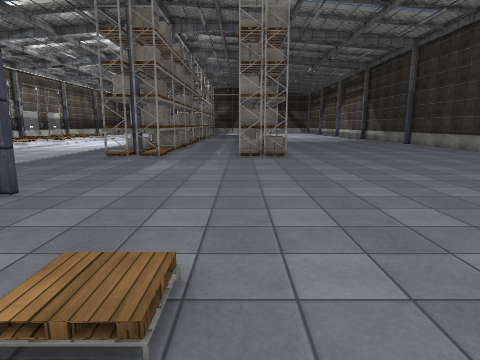
view 1 (above)

21 first-person views from a walk through a scene from a Unity 3-D project. The camera is 1.5 m above the floor, tilts 10° down and sees 75° across. The floor is counted in squares, 1 m on a side. Each view is taken from the middle of a square. On the plan, view 1 faces up. The plan holds only what a view shows up to about 15 squares ahead; the rest is blank. The place goes on beyond the plan. The player is left out. Some surface patterns are stand-ins.

view 2
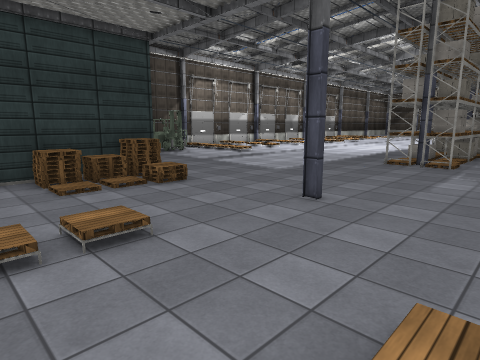

view 3
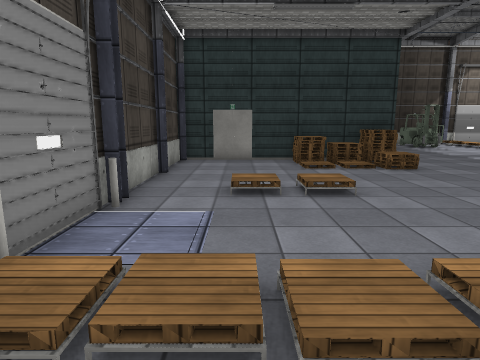

view 4
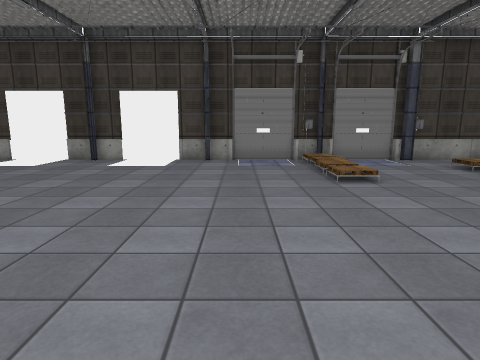

view 5
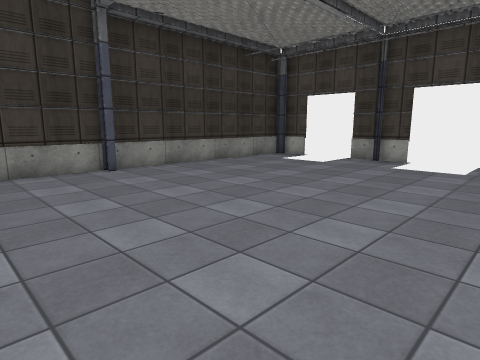

view 6
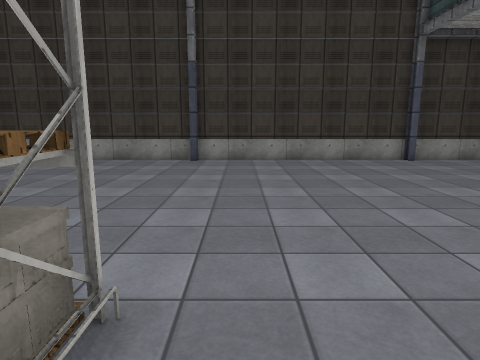

view 7
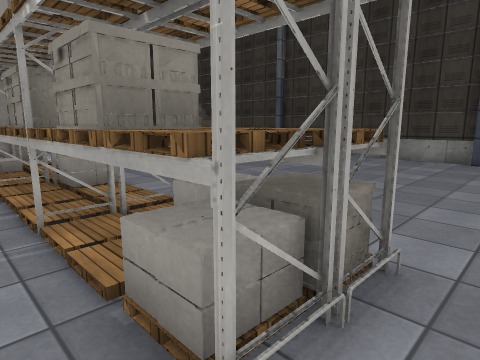

view 8
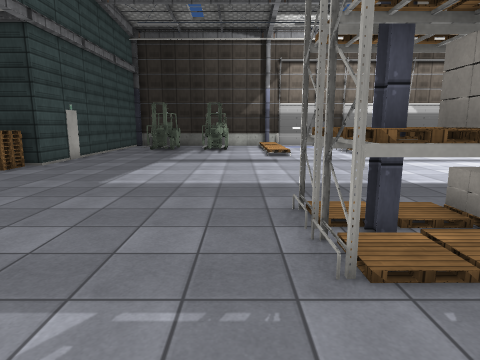

view 9
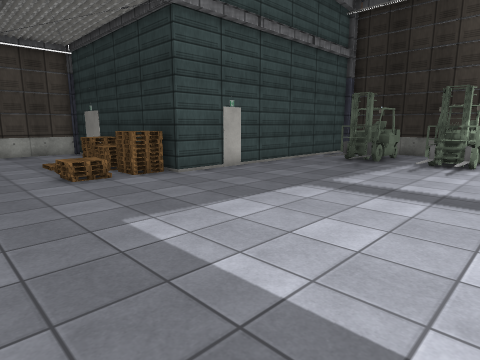

view 10
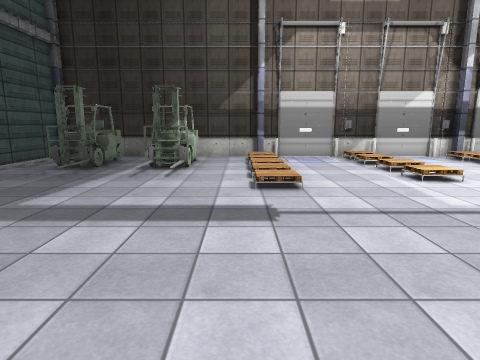

view 11
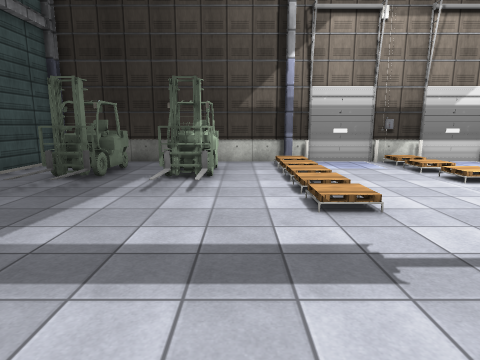

view 12
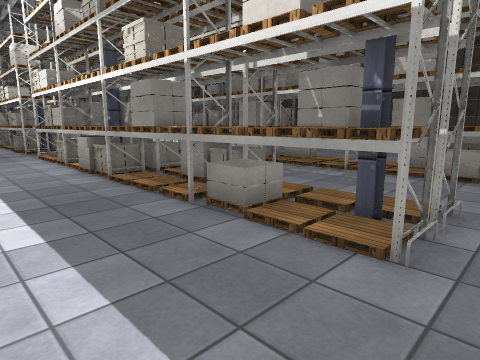

view 13
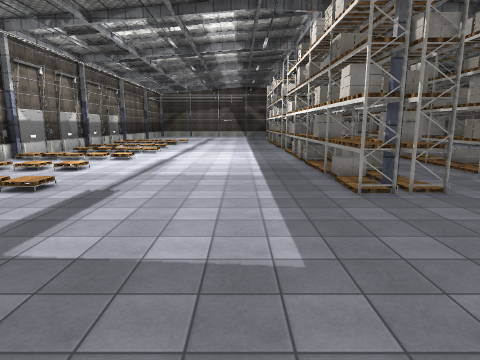

view 14
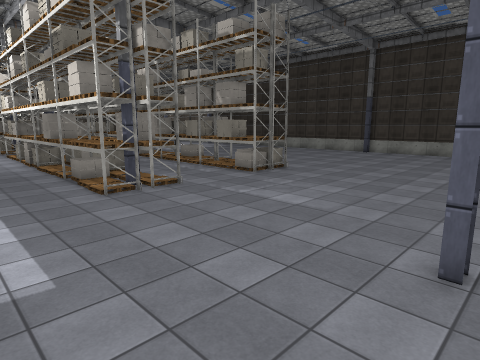

view 15
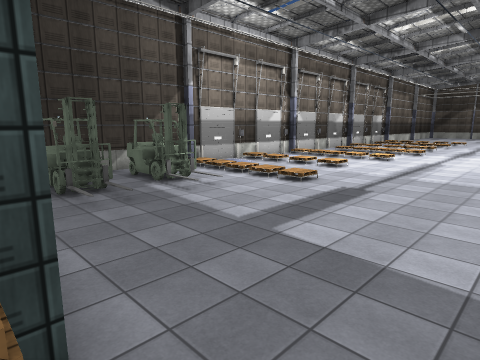

view 16
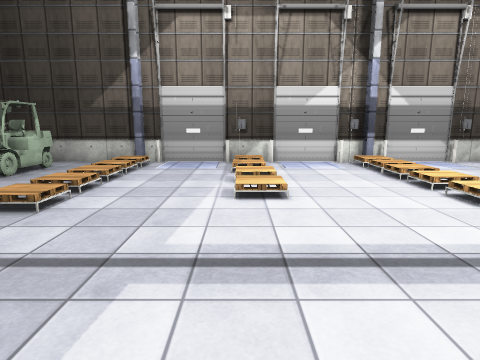

view 17
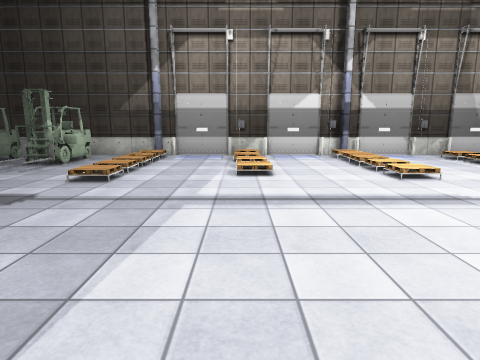

view 18
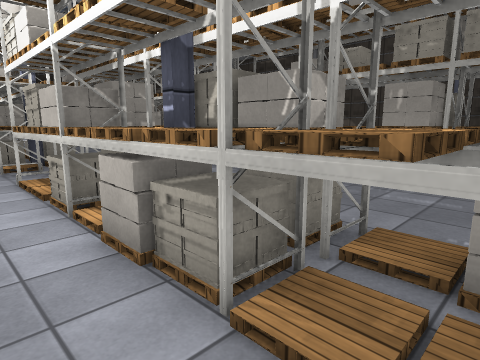

view 19
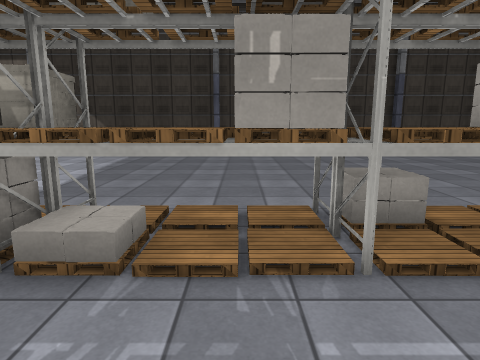

view 20
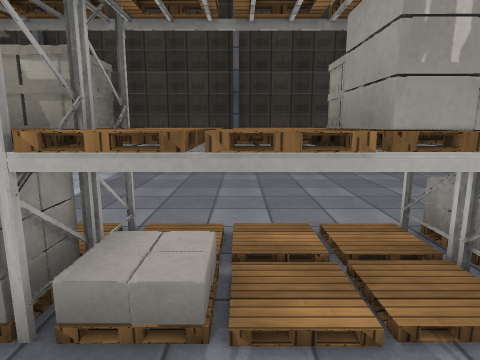

view 21
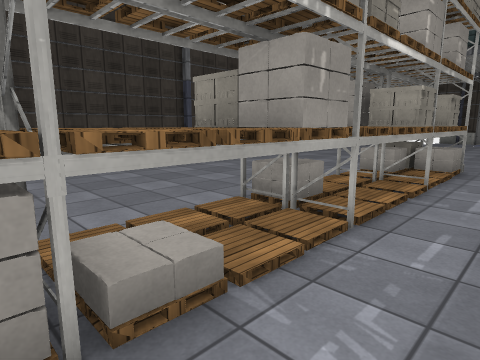

### Floor plan
Key: @ floor where view 1 was taken; # wall or solid block; . main floor; : floor 0.25 m higher than the main floor; - floor 0.25 m lower than the main floor; / step, stairs or slope; O other object.
Columns run from 24 left of view 1 to 14 right of it. Each row starts with its distance up from view 1.
 27 #.......        ..O   . OOO..........
 26 O     ....      ..O    .O#O..........
 25 #O//://O...    ..OOOO ..O#O.......... #
 24 O............  ...OOO...O#O.......... #
 23 #............. ...O#O...##O.......... #
 22 #.................OOO...OOO.......... #
 21 #//////...........OOO...O#O.......... #
 20 OO/OO//...........OOO...O#O...........#
 19 #.................O##...OO#...........#
 18 #.................OOO...O# ...........#
 17 O.................OOO...OOO...........#
 16 #O.OO.OO..........O#O...O#OO..........#
 15 #.................###...###...........#
 14 #.....................................#
 13 #.OOO//...............................#
 12 #.OOO//...............................#
 11 #.....................................#
 10 #.OOO.................................#
  9 # OOO.................................#
  8 #  ...................................#
  7 # .................#..................#
  6  ###########OO/.......................#
  5            #OO/.......................#
  4            #OO/.......................#
  3            #OO/......../..............#
  2            #O.....O....:..............#
  1            #...........:..............#
  0            #......O...//@.............#
 -1            #..........//...../-/..  .
 -2            #..........OOO.O.//-//.--.
 -3            #######  ###O#############

Where each view was taken, in squares from view 1:
view 1: 0 up, 0 right, facing up
view 2: 0 up, 1 left, facing up-left
view 3: 0 up, 1 right, facing left
view 4: 11 up, 2 right, facing down
view 5: 11 up, 3 right, facing down-right
view 6: 14 up, 0 right, facing right
view 7: 14 up, 1 left, facing up-right
view 8: 14 up, 1 left, facing left
view 9: 15 up, 7 left, facing down-left
view 10: 15 up, 9 left, facing left
view 11: 14 up, 11 left, facing left
view 12: 14 up, 10 left, facing up-right
view 13: 6 up, 10 left, facing up
view 14: 6 up, 10 left, facing up-right
view 15: 6 up, 10 left, facing up-left
view 16: 20 up, 11 left, facing left
view 17: 20 up, 8 left, facing left
view 18: 21 up, 8 left, facing up-right
view 19: 24 up, 3 left, facing right
view 20: 25 up, 2 left, facing right
view 21: 27 up, 2 left, facing down-right
